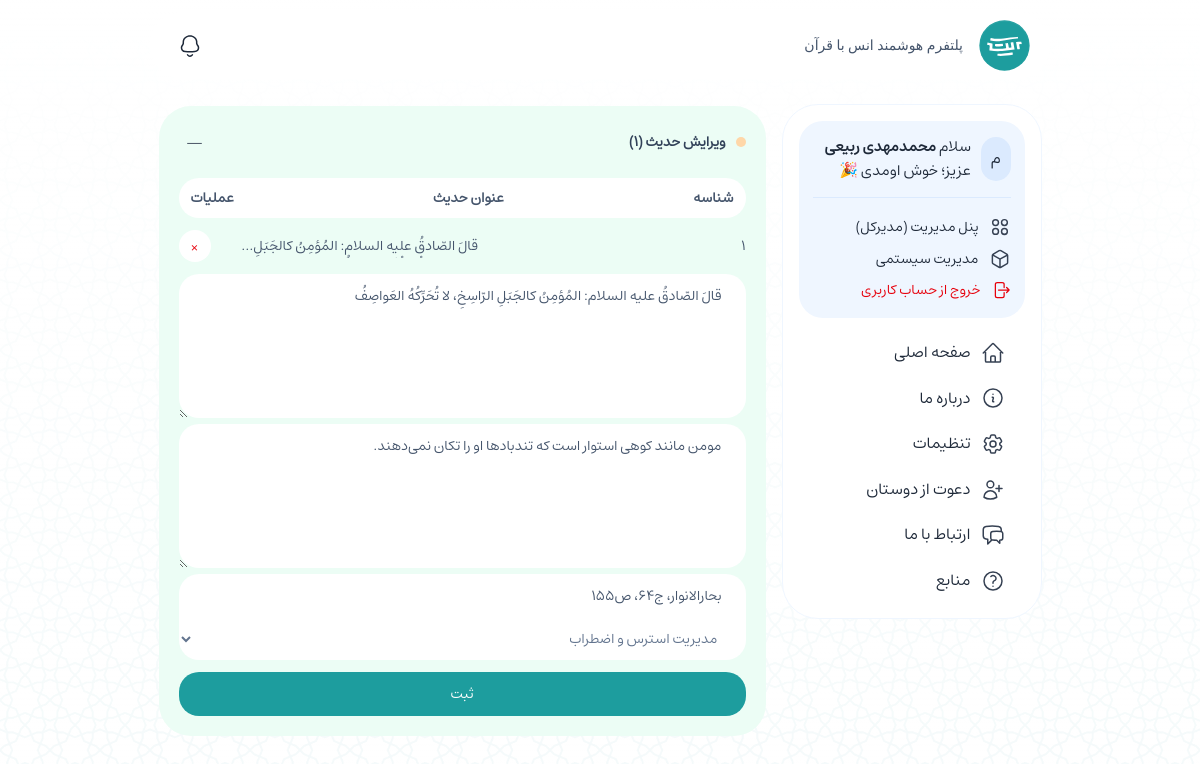
The page /panel/admin/hadiths/1/ (signed in) on the database its author committed.
### authentication/models.py (models this page shows, shortened)
class CustomeUser(AbstractUser):
    ROLE_USERS = [
        ('admin', 'admin'),
        ('cultural_admin', 'cultural_admin'),
        ('student', 'student')
    ]
    EDUCATIONAL_LEVELS = [
        ('دیپلم', 'دیپلم'),
        ('فوق دیپلم', 'فوق دیپلم'),
        ('لیسانس', 'لیسانس'),
        ('فوق لیسانس', 'فوق لیسانس'),
        ('دکترا', 'دکترا'),
        ('سایر', 'سایر'),
    ]
    first_name = None
    last_name = None
    groups = None
    user_permissions = None
    date_joined = None
    last_login = None
    username = models.CharField(max_length=200, verbose_name='username')
    phone = models.CharField(max_length=11, verbose_name='phone', unique=True, error_messages={'unique': 'یک کاربر با این شماره وجود دارد.'})
    national_code = models.CharField(max_length=10, verbose_name='national code', unique=True, error_messages={'unique': 'این کدملی قبلاً استفاده شده است.'}, null=True, blank=True)
    student_code = models.CharField(max_length=14, verbose_name='student code', unique=True, error_messages={'unique': 'این شماره دانشجویی قبلاً استفاده شده است.'}, null=True, blank=True)
    field_student = models.CharField(max_length=50, verbose_name='field student', null=True, blank=True)
    educational_level = models.CharField(max_length=50, choices=EDUCATIONAL_LEVELS, verbose_name='educational level', null=True, blank=True)
    university_id = models.ForeignKey('panel.Universities', on_delete=models.CASCADE, verbose_name='university id', null=True, blank=True)
    role = models.CharField(max_length=50, choices=ROLE_USERS, default=ROLE_USERS[2], verbose_name='role')
    total_points = models.BigIntegerField(verbose_name='total_points', default=0, null=True, blank=True)
    bale_chat_id = models.CharField(max_length=30, verbose_name='bale_chat_id', unique=True, blank=True, null=True)
    created_at = models.CharField(max_length=50, default=JalaliDateTime.now().strftime('%Y-%m-%d %H:%M'), verbose_name='created at')
    USERNAME_FIELD = 'phone'
    REQUIRED_FIELDS = ['username', 'password']

### core/models.py (models this page shows, shortened)
class Hadiths(models.Model):
    id = models.BigAutoField(auto_created=True, primary_key=True, serialize=False, verbose_name='ID')
    text_ar = models.TextField(verbose_name='text arabic')
    text_fa = models.TextField(verbose_name='text farsi')
    source = models.CharField(max_length=200, verbose_name='source')
    category_content_id = models.ForeignKey(CategoriesContent, on_delete=models.CASCADE, verbose_name='category content id', null=True, blank=True)

class CategoriesContent(models.Model):
    id = models.BigAutoField(auto_created=True, primary_key=True, serialize=False, verbose_name='ID')
    title = models.CharField(max_length=100, verbose_name='title')
    description = models.CharField(max_length=300, verbose_name='description', null=True, blank=True)

### panel/views.py (the view)
# urls.py: path('admin/hadiths/<int:id>/', view=views.panel_hadith, name='panel_hadith'),
def panel_hadith(request, id):
    if request.user.is_authenticated:
        if request.user.role == 'admin':
            if get_object_or_404(Hadiths, id=id):
                return render(request, template_name='pages/panel/core/admin/hadiths/index.html', context={'hadith': Hadiths.objects.filter(id=id).first(), 'categories_content': CategoriesContent.objects.defer('id', 'title').all()})
        else:
            return redirect(request.META.get('HTTP_REFERER', '/'))
    else:
        return redirect(request.META.get('HTTP_REFERER', '/'))

### core/context_processors.py (called while the page is built)
def app_version(request):
    return {'APP_VERSION': '1.0.1'}

def university_list(request):
    if request.user.is_authenticated:
        data = Universities.objects.defer('id', 'university_name', 'is_verified').all()
        return {'university_list': data}
    else:
        return {'university_list': []}

def user_total_points(request):
    if request.user.is_authenticated:
        if request.user.role == 'cultural_admin' or request.user.role == 'student':
            sum_total_points_uni = UserPoints.objects.filter(user_id__university_id=request.user.university_id).defer('point').aggregate(Sum('point'))['point__sum'] or 0
            return {'total_points_uni': sum_total_points_uni}
        else:
            if request.user.university_id:
                sum_total_points = UserPoints.objects.filter(user_id=request.user).aggregate(Sum('point'))['point__sum'] or 0
                CustomeUser.objects.filter(id=request.user.id).update(total_points=sum_total_points)
            return {'total_points_user': []}
    else:
        return {'user_total_points': []}

### templates/pages/panel/core/admin/hadiths/index.html (shortened to what this page needs)
{% extends '../../../../../core/_base.html' %}
{% load static %}
{% block body %}
    {% include '../../../../../core/_navbar.html' %}
    {% include '../../../../../core/_sidebar.html' %}
    {% include './core/_index_content.html' %}
{% endblock body %}

### templates/core/_sidebar.html (shortened to what this page needs)
{% load static %}
<div class="overlay-nav max-[965px]:bg-black/60 max-[965px]:fixed max-[965px]:inset-0 max-[965px]:w-full max-[965px]:h-full max-[965px]:hidden max-[965px]:z-10 transition-all" id="navOverlay">
    <div class="nav flex flex-col gap-1 p-4 h-fit w-65 max-[965px]:h-full! max-[965px]:w-75 min-[965px]:mt-26 bg-white border max-[965px]:border-none border-blue-50 min-[965px]:rounded-[36px] z-50 min-[965px]:z-0 min-[965px]:sticky min-[965px]:top-26 min-[965px]:mb-2.5 text-gray-800 overflow-auto transition-all" id="nav">
        <div class="w-full flex flex-col gap-1">
            {% if request.user.is_authenticated %}
                {% if request.user.username|lower|slice:1 == "a" or request.user.username|lower|slice:1 == "b" or request.user.username|lower|slice:1 == "c" or request.user.username|lower|slice:1 == "d" or request.user.username|slice:1 == "ا" or request.user.username|slice:1 == "آ" or request.user.username|slice:1 == "ب" or request.user.username|slice:1 == "پ" or request.user.username|slice:1 == "ت" or request.user.username|slice:1 == "م" %}
                    <div class="w-full flex flex-col gap-2 p-3.5 mb-2.5 bg-blue-50 rounded-3xl">
                        <a href="/panel" draggable="false">
                            <div class="flex items-center gap-2.5">
                                <li class="w-10 h-11 px-2 bg-blue-100 rounded-full flex items-center justify-center list-none">{{ request.user.username | slice:1 }}</li>
                                <div class="flex flex-col gap-1.5">
                                    <p class="text-[15px]">سلام <span class="font-semibold">{{ request.user.username | truncatechars:16 }}</span> عزیز<span class="max-[965px]:hidden">؛ خوش اومدی 🎉</span></p>
                                </div>
                            </div>
                        </a>
                        <hr class="border-blue-100 my-1.5 w-full">
                        <div class="flex flex-col gap-2.5 text-sm py-1 h-auto max-h-50 overflow-y-auto">
                            {% if request.user.role == 'admin' %}
                                <a href="/panel" class="flex items-center gap-2.5" draggable="false">
                                    <span>پنل مدیریت (مدیرکل)</span>
                                </a>
                                <a href="/manage" class="flex items-center gap-2.5" draggable="false">
                                    <span>مدیریت سیستمی</span>
                                </a>
                                <a href="/signout" class="flex items-center gap-2.5 text-red-600" draggable="false">
                                    <span>خروج از حساب کاربری</span>
                                </a>
                            {% endif %}
                        </div>
                    </div>
                {% endif %}
            {% endif %}
        </div>
        {% include 'core/_nav_items.html' %}
    </div>
</div>

### templates/pages/panel/core/admin/hadiths/core/_index_content.html (shortened to what this page needs)
{% load static %}
<div class="panel content-nav-minimize flex flex-col gap-2.5 overflow-auto pt-4 w-full min-[965px]:w-[calc(93%-230px)] min-[1300px]:w-[calc(100%-230px)] mt-22.5 max-[965px]:mt-18.75 rounded-[36px] transition-all">
    {% if request.user.role == 'admin' %}
        <div class="flex flex-col gap-4">
            <details open class="bg-emerald-50 rounded-4xl p-5 flex flex-col overflow-auto transition-all">
                <summary class="list-none outline-none flex items-center justify-between gap-2.5 text-slate-700 sticky right-0 cursor-pointer">
                    <span class="flex items-center gap-2.5">
                        <span class="bg-orange-200 rounded-full size-2.5" style="content: '';"></span>
                        <span class="font-bold text-sm">ویرایش حدیث ({{ hadith.id }})</span>
                    </span>
                    <span class="text-gray-600 flex items-center justify-center size-8 pt-1">—</span>
                </summary>
                <div class="w-full text-slate-600 text-sm flex flex-col gap-2.5">
                    <div class="flex items-center justify-between gap-2.5 px-3 bg-white rounded-full sticky top-0">
                        <p class="py-2.5 font-semibold">شناسه</p>
                        <p class="py-2.5 font-semibold">عنوان حدیث</p>
                        <p class="py-2.5 font-semibold pr-2.5">عملیات</p>
                    </div>
                    <details open class="flex flex-col gap-2.5">
                        <summary class="flex items-center justify-between gap-2.5 outline-none">
                            <p class="w-full py-0.5 cursor-pointer">{{ hadith.id }}</p>
                            <p class="w-full py-0.5 cursor-pointer line-clamp-1">{{ hadith.text_ar }}</p>
                            <div class="flex items-center gap-2.5">
                                <form action="{% url 'panel_hadith_delete' id=hadith.id %}" method="post">
                                    <p class="py-0.5"><button type="submit" class="bg-white text-red-600 rounded-full flex items-center justify-center size-8 pt-1 cursor-pointer" title="حذف دعا">×</button></p>
                                </form>
                            </div>
                        </summary>
                        <form action="{% url 'panel_hadith_edit' id=hadith.id %}" method="post">
                            <textarea rows="6" name="text_ar" placeholder="متن عربی" class="w-full bg-white py-3 px-6 rounded-[20px] outline-none border-none" required>{{ hadith.text_ar }}</textarea>
                            <textarea rows="6" name="text_fa" placeholder="متن فارسی" class="w-full bg-white py-3 px-6 rounded-[20px] outline-none border-none" required>{{ hadith.text_fa }}</textarea>
                            <input type="text" placeholder="منبع" name="source" value="{{ hadith.source }}" maxlength="200" class="w-full bg-white py-3 px-6 rounded-t-[20px] outline-none border-none" required>
                            <select name="category_content_id" class="w-full bg-white py-2 px-6 rounded-b-[20px] outline-none border-none text-slate-500">
                                {% for category in categories_content %}
                                    <option value="{{ category.id }}" {% if hadith.category_content_id.id == category.id %}selected{% endif %}>{{ category.title }}</option>
                                {% endfor %}
                            </select>
                            <input type="submit" value="ثبت" class="w-full bg-primary text-white text-center py-3 px-6 rounded-[20px] outline-none border-none cursor-pointer mt-3">
                        </form>
                    </details>
                </div>
            </details>
        </div>
    {% endif %}
    <div class="pb-4"></div>
</div>

### rows shown on the page
CustomeUser: user.username "م", user.username "محمدمهدی ربیعی"
Hadiths: id "1", text_ar "قالَ الصّادقُ علیه السلام: المُؤمِنُ…", text_ar "قالَ الصّادقُ علیه السلام: المُؤمِنُ کالجَبَلِ الرّاسِخِ، لا تُحَرِّکُهُ العَواصِفُ", text_fa "مومن مانند کوهی استوار است که تندبادها او را تکان نمی‌دهند.", source "بحارالانوار، ج۶۴، ص۱۵۵", category_content_id "مدیریت استرس و اضطراب"
